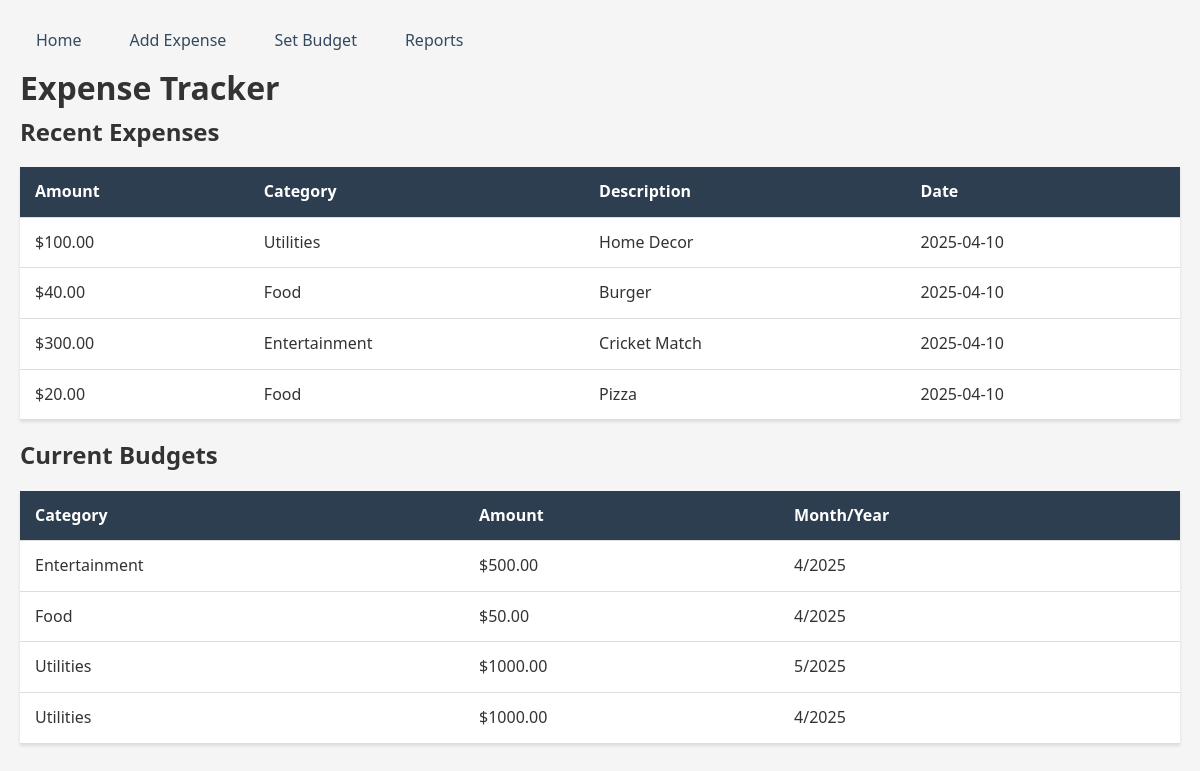
The page / on the database its author committed.
### app/models.py (models this page shows)
class Expense(db.Model):
    __tablename__ = 'expenses'
    id = db.Column(db.Integer, primary_key=True)
    amount = db.Column(db.Float, nullable=False)
    category = db.Column(db.String(50), nullable=False)
    description = db.Column(db.String(200))
    date = db.Column(db.DateTime, default=datetime.utcnow)
    user_id = db.Column(db.Integer, db.ForeignKey('users.id'))  # Must match User.__tablename__

class Budget(db.Model):
    __tablename__ = 'budgets'
    id = db.Column(db.Integer, primary_key=True)
    category = db.Column(db.String(50), nullable=False)
    amount = db.Column(db.Float, nullable=False)
    month = db.Column(db.Integer, nullable=False)
    year = db.Column(db.Integer, nullable=False)
    user_id = db.Column(db.Integer, db.ForeignKey('users.id'))  # Must match User.__tablename__

### app/routes.py (the view)
@main_routes.route('/')
def index():
    expenses = Expense.query.order_by(Expense.date.desc()).limit(5).all()
    budgets = Budget.query.all()
    return render_template('index.html', expenses=expenses, budgets=budgets)

### app/templates/index.html
{% extends "base.html" %}
{% block content %}
<h1>Expense Tracker</h1>
<section>
    <h2>Recent Expenses</h2>
    <table>
        <tr>
            <th>Amount</th>
            <th>Category</th>
            <th>Description</th>
            <th>Date</th>
        </tr>
        {% for expense in expenses %}
        <tr>
            <td>${{ "%.2f"|format(expense.amount) }}</td>
            <td>{{ expense.category }}</td>
            <td>{{ expense.description }}</td>
            <td>{{ expense.date.strftime('%Y-%m-%d') }}</td>
        </tr>
        {% endfor %}
    </table>
</section>
<section>
    <h2>Current Budgets</h2>
    <table>
        <tr>
            <th>Category</th>
            <th>Amount</th>
            <th>Month/Year</th>
        </tr>
        {% for budget in budgets %}
        <tr>
            <td>{{ budget.category }}</td>
            <td>${{ "%.2f"|format(budget.amount) }}</td>
            <td>{{ budget.month }}/{{ budget.year }}</td>
        </tr>
        {% endfor %}
    </table>
</section>
{% endblock %}

### app/templates/base.html (shortened to what this page needs)
<!DOCTYPE html>
<html>
<head>
    <link rel="stylesheet" href="/static/style.css">
</head>
<body>
    <nav>
        <a href="{{ url_for('main.index') }}">Home</a>
        <a href="{{ url_for('main.add_expense') }}">Add Expense</a>
        <a href="{{ url_for('main.set_budget') }}">Set Budget</a>
        <a href="{{ url_for('main.report') }}">Reports</a>
    </nav>
    <div class="content">
        {% block content %}{% endblock %}
    </div>
</body>
</html>

### app/static/style.css (style rules this page uses)
* { margin: 0; padding: 0; box-sizing: border-box; }
body { font-family: 'Segoe UI', Tahoma, Geneva, Verdana, sans-serif; line-height: 1.6; color: #333; background-color: #f5f5f5; padding: 20px; }
nav { display: flex; gap: 1rem; }
nav a { color: #34495e; text-decoration: none; padding: 0.5rem 1rem; border-radius: 4px; transition: background 0.3s; }
table { width: 100%; border-collapse: collapse; margin: 1rem 0; background: white; box-shadow: 0 2px 3px rgba(0,0,0,0.1); }
th, td { padding: 12px 15px; text-align: left; border-bottom: 1px solid #ddd; }
th { background-color: #2c3e50; color: white; }

### rows shown on the page
Expense: amount "100.00", category "Utilities", description "Home Decor", date "2025-04-10"
Expense: amount "40.00", category "Food", description "Burger", date "2025-04-10"
Expense: amount "300.00", category "Entertainment", description "Cricket Match", date "2025-04-10"
Expense: amount "20.00", category "Food", description "Pizza", date "2025-04-10"
Budget: category "Entertainment", amount "500.00", month "4", year "2025"
Budget: category "Food", amount "50.00", month "4", year "2025"
Budget: category "Utilities", amount "1000.00", month "5", year "2025"
Budget: category "Utilities", amount "1000.00", month "4", year "2025"
